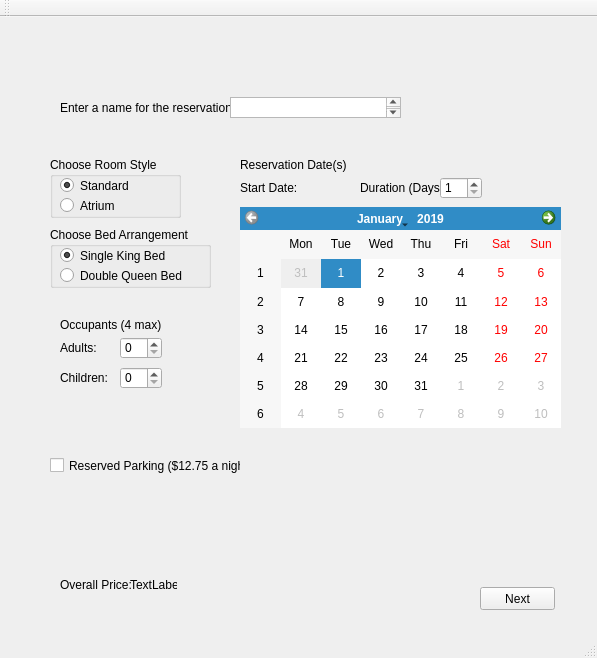
<?xml version="1.0" encoding="UTF-8"?>
<ui version="4.0">
 <class>ReservationMain</class>
 <widget class="QMainWindow" name="ReservationMain">
  <property name="geometry">
   <rect>
    <x>0</x>
    <y>0</y>
    <width>597</width>
    <height>658</height>
   </rect>
  </property>
  <property name="windowTitle">
   <string>ReservationMain</string>
  </property>
  <widget class="QWidget" name="centralWidget">
   <widget class="QStackedWidget" name="stackedWidget">
    <property name="geometry">
     <rect>
      <x>20</x>
      <y>10</y>
      <width>571</width>
      <height>591</height>
     </rect>
    </property>
    <property name="currentIndex">
     <number>0</number>
    </property>
    <widget class="QWidget" name="page">
     <widget class="QLabel" name="EN">
      <property name="geometry">
       <rect>
        <x>40</x>
        <y>70</y>
        <width>171</width>
        <height>21</height>
       </rect>
      </property>
      <property name="text">
       <string>Enter a name for the reservation:</string>
      </property>
     </widget>
     <widget class="QPlainTextEdit" name="rN">
      <property name="geometry">
       <rect>
        <x>210</x>
        <y>70</y>
        <width>171</width>
        <height>21</height>
       </rect>
      </property>
     </widget>
     <widget class="QLabel" name="RD">
      <property name="geometry">
       <rect>
        <x>220</x>
        <y>130</y>
        <width>121</width>
        <height>16</height>
       </rect>
      </property>
      <property name="text">
       <string>Reservation Date(s)</string>
      </property>
     </widget>
     <widget class="QPushButton" name="NEXT">
      <property name="geometry">
       <rect>
        <x>460</x>
        <y>560</y>
        <width>75</width>
        <height>23</height>
       </rect>
      </property>
      <property name="text">
       <string>Next</string>
      </property>
     </widget>
     <widget class="QLabel" name="SD">
      <property name="geometry">
       <rect>
        <x>220</x>
        <y>150</y>
        <width>91</width>
        <height>21</height>
       </rect>
      </property>
      <property name="text">
       <string>Start Date:</string>
      </property>
     </widget>
     <widget class="QLabel" name="DD">
      <property name="geometry">
       <rect>
        <x>340</x>
        <y>150</y>
        <width>81</width>
        <height>21</height>
       </rect>
      </property>
      <property name="text">
       <string>Duration (Days)</string>
      </property>
     </widget>
     <widget class="QSpinBox" name="dS">
      <property name="geometry">
       <rect>
        <x>420</x>
        <y>150</y>
        <width>42</width>
        <height>22</height>
       </rect>
      </property>
      <property name="minimum">
       <number>1</number>
      </property>
      <property name="maximum">
       <number>7</number>
      </property>
     </widget>
     <widget class="QLabel" name="OC">
      <property name="geometry">
       <rect>
        <x>40</x>
        <y>290</y>
        <width>101</width>
        <height>16</height>
       </rect>
      </property>
      <property name="text">
       <string>Occupants (4 max)</string>
      </property>
     </widget>
     <widget class="QLabel" name="OA">
      <property name="geometry">
       <rect>
        <x>40</x>
        <y>310</y>
        <width>47</width>
        <height>21</height>
       </rect>
      </property>
      <property name="text">
       <string>Adults:</string>
      </property>
     </widget>
     <widget class="QLabel" name="OCH">
      <property name="geometry">
       <rect>
        <x>40</x>
        <y>340</y>
        <width>47</width>
        <height>21</height>
       </rect>
      </property>
      <property name="text">
       <string>Children: </string>
      </property>
     </widget>
     <widget class="QSpinBox" name="oA">
      <property name="geometry">
       <rect>
        <x>100</x>
        <y>310</y>
        <width>42</width>
        <height>22</height>
       </rect>
      </property>
      <property name="minimum">
       <number>0</number>
      </property>
      <property name="maximum">
       <number>99</number>
      </property>
     </widget>
     <widget class="QSpinBox" name="oC">
      <property name="geometry">
       <rect>
        <x>100</x>
        <y>340</y>
        <width>42</width>
        <height>22</height>
       </rect>
      </property>
      <property name="minimum">
       <number>0</number>
      </property>
      <property name="maximum">
       <number>99</number>
      </property>
     </widget>
     <widget class="QCheckBox" name="rP">
      <property name="geometry">
       <rect>
        <x>30</x>
        <y>430</y>
        <width>191</width>
        <height>17</height>
       </rect>
      </property>
      <property name="text">
       <string>Reserved Parking ($12.75 a night)</string>
      </property>
     </widget>
     <widget class="QGroupBox" name="rS">
      <property name="geometry">
       <rect>
        <x>30</x>
        <y>130</y>
        <width>131</width>
        <height>61</height>
       </rect>
      </property>
      <property name="title">
       <string>Choose Room Style</string>
      </property>
      <widget class="QRadioButton" name="S">
       <property name="geometry">
        <rect>
         <x>10</x>
         <y>20</y>
         <width>82</width>
         <height>17</height>
        </rect>
       </property>
       <property name="text">
        <string>Standard</string>
       </property>
       <property name="checked">
        <bool>true</bool>
       </property>
      </widget>
      <widget class="QRadioButton" name="A">
       <property name="geometry">
        <rect>
         <x>10</x>
         <y>40</y>
         <width>82</width>
         <height>17</height>
        </rect>
       </property>
       <property name="text">
        <string>Atrium</string>
       </property>
      </widget>
     </widget>
     <widget class="QGroupBox" name="bA">
      <property name="geometry">
       <rect>
        <x>30</x>
        <y>200</y>
        <width>161</width>
        <height>61</height>
       </rect>
      </property>
      <property name="title">
       <string>Choose Bed Arrangement </string>
      </property>
      <widget class="QRadioButton" name="sKB">
       <property name="geometry">
        <rect>
         <x>10</x>
         <y>20</y>
         <width>131</width>
         <height>17</height>
        </rect>
       </property>
       <property name="text">
        <string>Single King Bed</string>
       </property>
       <property name="checked">
        <bool>true</bool>
       </property>
      </widget>
      <widget class="QRadioButton" name="dQB">
       <property name="geometry">
        <rect>
         <x>10</x>
         <y>40</y>
         <width>141</width>
         <height>17</height>
        </rect>
       </property>
       <property name="text">
        <string>Double Queen Bed</string>
       </property>
      </widget>
     </widget>
     <widget class="QLabel" name="oP">
      <property name="geometry">
       <rect>
        <x>40</x>
        <y>550</y>
        <width>161</width>
        <height>16</height>
       </rect>
      </property>
      <property name="text">
       <string>Overall Price:</string>
      </property>
     </widget>
     <widget class="QLabel" name="PR">
      <property name="geometry">
       <rect>
        <x>110</x>
        <y>550</y>
        <width>47</width>
        <height>16</height>
       </rect>
      </property>
      <property name="text">
       <string>TextLabel</string>
      </property>
     </widget>
     <widget class="QCalendarWidget" name="selDate">
      <property name="geometry">
       <rect>
        <x>220</x>
        <y>180</y>
        <width>321</width>
        <height>221</height>
       </rect>
      </property>
      <property name="selectedDate">
       <date>
        <year>2019</year>
        <month>1</month>
        <day>1</day>
       </date>
      </property>
      <property name="minimumDate">
       <date>
        <year>2019</year>
        <month>1</month>
        <day>1</day>
       </date>
      </property>
     </widget>
     <widget class="QLabel" name="ocError">
      <property name="geometry">
       <rect>
        <x>40</x>
        <y>370</y>
        <width>171</width>
        <height>16</height>
       </rect>
      </property>
      <property name="text">
       <string/>
      </property>
     </widget>
    </widget>
    <widget class="QWidget" name="page_2">
     <widget class="QPushButton" name="NEXT2">
      <property name="geometry">
       <rect>
        <x>460</x>
        <y>560</y>
        <width>75</width>
        <height>23</height>
       </rect>
      </property>
      <property name="text">
       <string>Submit</string>
      </property>
     </widget>
     <widget class="QPushButton" name="BACK">
      <property name="geometry">
       <rect>
        <x>20</x>
        <y>560</y>
        <width>75</width>
        <height>23</height>
       </rect>
      </property>
      <property name="text">
       <string>Back</string>
      </property>
     </widget>
     <widget class="QGroupBox" name="groupBox">
      <property name="geometry">
       <rect>
        <x>30</x>
        <y>40</y>
        <width>511</width>
        <height>171</height>
       </rect>
      </property>
      <property name="title">
       <string>Reservation Total</string>
      </property>
      <widget class="QLabel" name="rtR">
       <property name="geometry">
        <rect>
         <x>10</x>
         <y>30</y>
         <width>47</width>
         <height>16</height>
        </rect>
       </property>
       <property name="text">
        <string>Room:</string>
       </property>
      </widget>
      <widget class="QLabel" name="rtT">
       <property name="geometry">
        <rect>
         <x>10</x>
         <y>50</y>
         <width>111</width>
         <height>16</height>
        </rect>
       </property>
       <property name="text">
        <string>Tax (15%): </string>
       </property>
      </widget>
      <widget class="QLabel" name="rtP">
       <property name="geometry">
        <rect>
         <x>10</x>
         <y>70</y>
         <width>71</width>
         <height>21</height>
        </rect>
       </property>
       <property name="text">
        <string>Parking:</string>
       </property>
      </widget>
      <widget class="QLabel" name="rtRF">
       <property name="geometry">
        <rect>
         <x>10</x>
         <y>90</y>
         <width>141</width>
         <height>21</height>
        </rect>
       </property>
       <property name="text">
        <string>Resort Fee ($15 per night):</string>
       </property>
      </widget>
      <widget class="QLabel" name="rtTl">
       <property name="geometry">
        <rect>
         <x>10</x>
         <y>130</y>
         <width>141</width>
         <height>21</height>
        </rect>
       </property>
       <property name="text">
        <string>Total: </string>
       </property>
      </widget>
      <widget class="QLabel" name="roomFee">
       <property name="geometry">
        <rect>
         <x>170</x>
         <y>30</y>
         <width>221</width>
         <height>16</height>
        </rect>
       </property>
       <property name="text">
        <string>Room:</string>
       </property>
      </widget>
      <widget class="QLabel" name="tax">
       <property name="geometry">
        <rect>
         <x>170</x>
         <y>50</y>
         <width>221</width>
         <height>16</height>
        </rect>
       </property>
       <property name="text">
        <string>Room:</string>
       </property>
      </widget>
      <widget class="QLabel" name="parkingFee">
       <property name="geometry">
        <rect>
         <x>170</x>
         <y>70</y>
         <width>221</width>
         <height>16</height>
        </rect>
       </property>
       <property name="text">
        <string>Room:</string>
       </property>
      </widget>
      <widget class="QLabel" name="resortFee">
       <property name="geometry">
        <rect>
         <x>170</x>
         <y>90</y>
         <width>221</width>
         <height>16</height>
        </rect>
       </property>
       <property name="text">
        <string>Room:</string>
       </property>
      </widget>
      <widget class="QLabel" name="total">
       <property name="geometry">
        <rect>
         <x>170</x>
         <y>130</y>
         <width>221</width>
         <height>16</height>
        </rect>
       </property>
       <property name="text">
        <string>Room:</string>
       </property>
      </widget>
     </widget>
     <widget class="QGroupBox" name="groupBox_2">
      <property name="geometry">
       <rect>
        <x>20</x>
        <y>230</y>
        <width>511</width>
        <height>181</height>
       </rect>
      </property>
      <property name="title">
       <string>Payment Option</string>
      </property>
      <widget class="QTabWidget" name="tabWidget">
       <property name="geometry">
        <rect>
         <x>30</x>
         <y>30</y>
         <width>461</width>
         <height>81</height>
        </rect>
       </property>
       <property name="currentIndex">
        <number>0</number>
       </property>
       <widget class="QWidget" name="tab">
        <attribute name="title">
         <string>VISA</string>
        </attribute>
        <widget class="QLabel" name="label_8">
         <property name="geometry">
          <rect>
           <x>20</x>
           <y>20</y>
           <width>81</width>
           <height>16</height>
          </rect>
         </property>
         <property name="text">
          <string>Card Number:</string>
         </property>
        </widget>
        <widget class="QPlainTextEdit" name="VisaNum">
         <property name="geometry">
          <rect>
           <x>90</x>
           <y>20</y>
           <width>261</width>
           <height>21</height>
          </rect>
         </property>
        </widget>
       </widget>
       <widget class="QWidget" name="tab_2">
        <attribute name="title">
         <string>MasterCard</string>
        </attribute>
        <widget class="QLabel" name="label_9">
         <property name="geometry">
          <rect>
           <x>20</x>
           <y>20</y>
           <width>81</width>
           <height>16</height>
          </rect>
         </property>
         <property name="text">
          <string>Card Number:</string>
         </property>
        </widget>
        <widget class="QPlainTextEdit" name="MasterNum">
         <property name="geometry">
          <rect>
           <x>90</x>
           <y>20</y>
           <width>261</width>
           <height>21</height>
          </rect>
         </property>
        </widget>
       </widget>
       <widget class="QWidget" name="tab_3">
        <attribute name="title">
         <string>Discover</string>
        </attribute>
        <widget class="QLabel" name="label_7">
         <property name="geometry">
          <rect>
           <x>20</x>
           <y>20</y>
           <width>81</width>
           <height>16</height>
          </rect>
         </property>
         <property name="text">
          <string>Card Number:</string>
         </property>
        </widget>
        <widget class="QPlainTextEdit" name="DiscovNum">
         <property name="geometry">
          <rect>
           <x>90</x>
           <y>20</y>
           <width>261</width>
           <height>21</height>
          </rect>
         </property>
        </widget>
       </widget>
       <widget class="QWidget" name="tab_4">
        <attribute name="title">
         <string>American Express</string>
        </attribute>
        <widget class="QLabel" name="label_10">
         <property name="geometry">
          <rect>
           <x>20</x>
           <y>20</y>
           <width>81</width>
           <height>16</height>
          </rect>
         </property>
         <property name="text">
          <string>Card Number:</string>
         </property>
        </widget>
        <widget class="QPlainTextEdit" name="AmerNum">
         <property name="geometry">
          <rect>
           <x>90</x>
           <y>20</y>
           <width>261</width>
           <height>21</height>
          </rect>
         </property>
        </widget>
       </widget>
      </widget>
      <widget class="QLabel" name="label_6">
       <property name="geometry">
        <rect>
         <x>40</x>
         <y>140</y>
         <width>131</width>
         <height>21</height>
        </rect>
       </property>
       <property name="text">
        <string>Expiration Date:</string>
       </property>
      </widget>
      <widget class="QLabel" name="cardError">
       <property name="geometry">
        <rect>
         <x>230</x>
         <y>110</y>
         <width>261</width>
         <height>20</height>
        </rect>
       </property>
       <property name="text">
        <string/>
       </property>
      </widget>
      <widget class="QSpinBox" name="expMonth">
       <property name="geometry">
        <rect>
         <x>120</x>
         <y>140</y>
         <width>42</width>
         <height>22</height>
        </rect>
       </property>
       <property name="minimum">
        <number>1</number>
       </property>
       <property name="maximum">
        <number>12</number>
       </property>
      </widget>
      <widget class="QSpinBox" name="expYear">
       <property name="geometry">
        <rect>
         <x>170</x>
         <y>140</y>
         <width>51</width>
         <height>22</height>
        </rect>
       </property>
       <property name="minimum">
        <number>2019</number>
       </property>
       <property name="maximum">
        <number>3019</number>
       </property>
      </widget>
      <widget class="QLabel" name="label_16">
       <property name="geometry">
        <rect>
         <x>120</x>
         <y>160</y>
         <width>101</width>
         <height>16</height>
        </rect>
       </property>
       <property name="text">
        <string>Month       Year</string>
       </property>
      </widget>
     </widget>
    </widget>
    <widget class="QWidget" name="page_3">
     <widget class="QLabel" name="label">
      <property name="geometry">
       <rect>
        <x>210</x>
        <y>80</y>
        <width>121</width>
        <height>16</height>
       </rect>
      </property>
      <property name="text">
       <string>Reservation Confirmed!</string>
      </property>
     </widget>
     <widget class="QPushButton" name="CLOSE">
      <property name="geometry">
       <rect>
        <x>460</x>
        <y>560</y>
        <width>75</width>
        <height>23</height>
       </rect>
      </property>
      <property name="text">
       <string>Close</string>
      </property>
     </widget>
     <widget class="QLabel" name="label_2">
      <property name="geometry">
       <rect>
        <x>130</x>
        <y>110</y>
        <width>71</width>
        <height>16</height>
       </rect>
      </property>
      <property name="text">
       <string>Check in day:</string>
      </property>
     </widget>
     <widget class="QLabel" name="label_3">
      <property name="geometry">
       <rect>
        <x>130</x>
        <y>130</y>
        <width>91</width>
        <height>16</height>
       </rect>
      </property>
      <property name="text">
       <string>Nights reserved:</string>
      </property>
     </widget>
     <widget class="QLabel" name="label_4">
      <property name="geometry">
       <rect>
        <x>130</x>
        <y>150</y>
        <width>71</width>
        <height>16</height>
       </rect>
      </property>
      <property name="text">
       <string>Room type:</string>
      </property>
     </widget>
     <widget class="QLabel" name="label_5">
      <property name="geometry">
       <rect>
        <x>130</x>
        <y>170</y>
        <width>91</width>
        <height>16</height>
       </rect>
      </property>
      <property name="text">
       <string>Parking:</string>
      </property>
     </widget>
     <widget class="QLabel" name="label_11">
      <property name="geometry">
       <rect>
        <x>130</x>
        <y>190</y>
        <width>91</width>
        <height>16</height>
       </rect>
      </property>
      <property name="text">
       <string>Adults:</string>
      </property>
     </widget>
     <widget class="QLabel" name="label_12">
      <property name="geometry">
       <rect>
        <x>130</x>
        <y>210</y>
        <width>91</width>
        <height>16</height>
       </rect>
      </property>
      <property name="text">
       <string>Children</string>
      </property>
     </widget>
     <widget class="QLabel" name="label_13">
      <property name="geometry">
       <rect>
        <x>130</x>
        <y>250</y>
        <width>91</width>
        <height>16</height>
       </rect>
      </property>
      <property name="text">
       <string>Total:</string>
      </property>
     </widget>
     <widget class="QLabel" name="label_14">
      <property name="geometry">
       <rect>
        <x>130</x>
        <y>270</y>
        <width>131</width>
        <height>16</height>
       </rect>
      </property>
      <property name="text">
       <string>Payed with card ending in:</string>
      </property>
     </widget>
     <widget class="QLabel" name="label_15">
      <property name="geometry">
       <rect>
        <x>140</x>
        <y>320</y>
        <width>281</width>
        <height>41</height>
       </rect>
      </property>
      <property name="text">
       <string>Thank you so much for doing buisness with us today!</string>
      </property>
     </widget>
     <widget class="QLabel" name="Ac">
      <property name="geometry">
       <rect>
        <x>290</x>
        <y>190</y>
        <width>231</width>
        <height>16</height>
       </rect>
      </property>
      <property name="text">
       <string>Adults:</string>
      </property>
     </widget>
     <widget class="QLabel" name="Cid">
      <property name="geometry">
       <rect>
        <x>290</x>
        <y>110</y>
        <width>241</width>
        <height>16</height>
       </rect>
      </property>
      <property name="text">
       <string>Check in day:</string>
      </property>
     </widget>
     <widget class="QLabel" name="Cc">
      <property name="geometry">
       <rect>
        <x>290</x>
        <y>210</y>
        <width>191</width>
        <height>16</height>
       </rect>
      </property>
      <property name="text">
       <string>Children</string>
      </property>
     </widget>
     <widget class="QLabel" name="Frt">
      <property name="geometry">
       <rect>
        <x>290</x>
        <y>150</y>
        <width>271</width>
        <height>16</height>
       </rect>
      </property>
      <property name="text">
       <string>Room type:</string>
      </property>
     </widget>
     <widget class="QLabel" name="Ip">
      <property name="geometry">
       <rect>
        <x>290</x>
        <y>170</y>
        <width>231</width>
        <height>16</height>
       </rect>
      </property>
      <property name="text">
       <string>Parking:</string>
      </property>
     </widget>
     <widget class="QLabel" name="Nnr">
      <property name="geometry">
       <rect>
        <x>290</x>
        <y>130</y>
        <width>261</width>
        <height>16</height>
       </rect>
      </property>
      <property name="text">
       <string>Nights reserved:</string>
      </property>
     </widget>
     <widget class="QLabel" name="Clf">
      <property name="geometry">
       <rect>
        <x>290</x>
        <y>270</y>
        <width>131</width>
        <height>16</height>
       </rect>
      </property>
      <property name="text">
       <string>Payed with card ending in:</string>
      </property>
     </widget>
     <widget class="QLabel" name="Fttl">
      <property name="geometry">
       <rect>
        <x>290</x>
        <y>250</y>
        <width>91</width>
        <height>16</height>
       </rect>
      </property>
      <property name="text">
       <string>Total:</string>
      </property>
     </widget>
    </widget>
   </widget>
  </widget>
  <widget class="QMenuBar" name="menuBar">
   <property name="geometry">
    <rect>
     <x>0</x>
     <y>0</y>
     <width>597</width>
     <height>21</height>
    </rect>
   </property>
  </widget>
  <widget class="QToolBar" name="mainToolBar">
   <attribute name="toolBarArea">
    <enum>TopToolBarArea</enum>
   </attribute>
   <attribute name="toolBarBreak">
    <bool>false</bool>
   </attribute>
  </widget>
  <widget class="QStatusBar" name="statusBar"/>
 </widget>
 <layoutdefault spacing="6" margin="11"/>
 <resources/>
 <connections/>
</ui>
